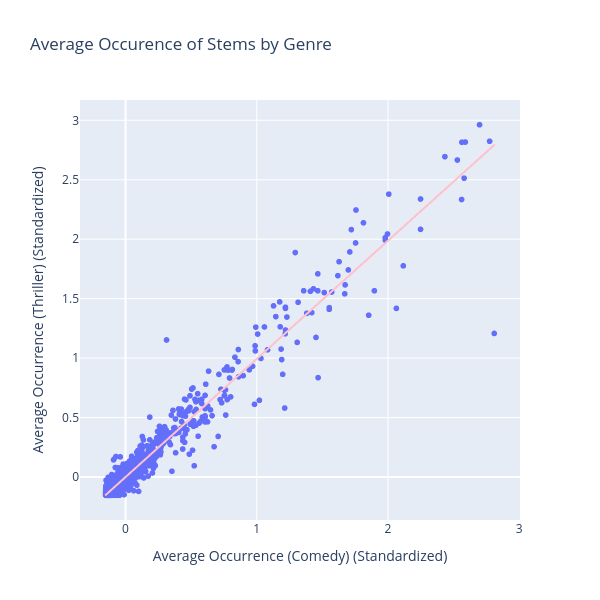

Notebook code cell kept with this figure:
### Markdown cell above
1. Standardize the average occurrences for both genres in `stems_with_averages`.
2. Add these standardized values as new columns to form a table called `stems_with_averages_su`. It should contain the columns `'Stem'`, `'Average Occurrence (Comedy)'`, `'Average Occurrence (Thriller)'`, `'Average Occurrence (Comedy) (Standardized)'`, and `'Average Occurrence (Thriller) (Standardized)'`.
3. Filter `stems_with_averages_su` to keep only the words whose standardized averages for **both** genres fall within 3 standard deviations of the mean. Assign this filtered table to `typical_words_su`.

_Points:_ 3

### Code cell
stems_with_averages_su = stems_with_averages.with_columns('Average Occurrence (Comedy) (Standardized)', standard_units(stems_with_averages.column(1)),
                                                          'Average Occurrence (Thriller) (Standardized)', standard_units(stems_with_averages.column(2)))
typical_stems_su = stems_with_averages_su.where('Average Occurrence (Comedy) (Standardized)', are.between(-3,3)).where('Average Occurrence (Thriller) (Standardized)', are.between(-3,3))

display(typical_stems_su)

# Create an interactive scatterplot
stems_with_averages_su_df = typical_stems_su.to_df()
fig = px.scatter(stems_with_averages_su_df, 
                 x="Average Occurrence (Comedy) (Standardized)", 
                 y="Average Occurrence (Thriller) (Standardized)", 
                 hover_data=['Stem'], 
                 trendline="ols",
                 trendline_color_override="pink",
                 title="Average Occurence of Stems by Genre")
fig.update_layout(autosize=False, width=600, height=600)
fig.show()

### Figure 1 — Plotly figure (JSON) as saved in the notebook; plotly's stock layout.template omitted (floating-point values rounded to 4 significant figures; data arrays with more than 128 entries replaced by an {"elided": "..."} marker saying what was removed)
{"data": [{"customdata": {"elided": "4952x1 str values"}, "hovertemplate": "Average Occurrence (Comedy) (Standardized)=%{x}<br>Average Occurrence (Thriller) (Standardized)=%{y}<br>Stem=%{customdata[0]}<extra></extra>", "legendgroup": "", "marker": {"color": "#636efa", "symbol": "circle"}, "mode": "markers", "name": "", "showlegend": false, "type": "scattergl", "x": {"elided": "4952 float values"}, "xaxis": "x", "y": {"elided": "4952 float values"}, "yaxis": "y"}, {"hovertemplate": "<b>OLS trendline</b><br>Average Occurrence (Thriller) (Standardized) = 0.994005 * Average Occurrence (Comedy) (Standardized) + -0.00053113<br>R<sup>2</sup>=0.953847<br><br>Average Occurrence (Comedy) (Standardized)=%{x}<br>Average Occurrence (Thriller) (Standardized)=%{y} <b>(trend)</b><extra></extra>", "legendgroup": "", "line": {"color": "pink"}, "marker": {"color": "#636efa", "symbol": "circle"}, "mode": "lines", "name": "", "showlegend": false, "type": "scattergl", "x": {"elided": "4952 float values"}, "xaxis": "x", "y": {"elided": "4952 float values"}, "yaxis": "y"}], "layout": {"autosize": false, "height": 600, "legend": {"tracegroupgap": 0}, "title": {"text": "Average Occurence of Stems by Genre"}, "width": 600, "xaxis": {"anchor": "y", "domain": [0, 1], "title": {"text": "Average Occurrence (Comedy) (Standardized)"}}, "yaxis": {"anchor": "x", "domain": [0, 1], "title": {"text": "Average Occurrence (Thriller) (Standardized)"}}}}
